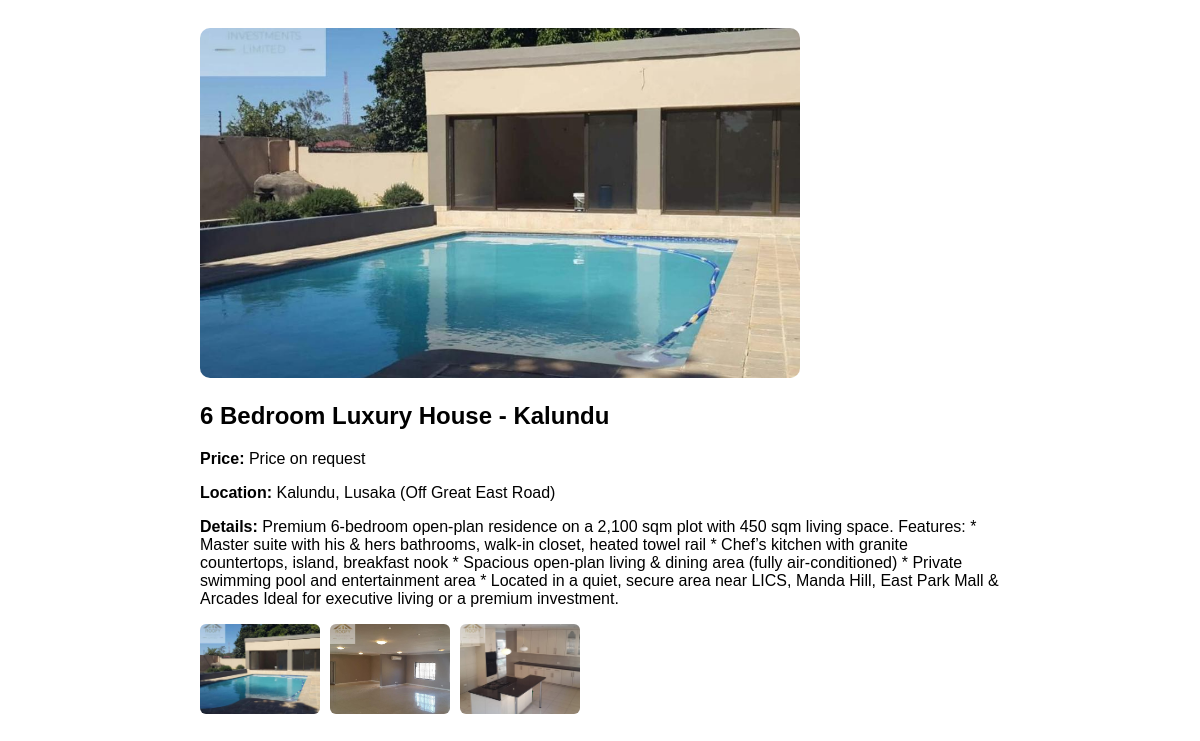
/property/5, run on the app's committed database.
### tables this page shows
CREATE TABLE properties (
    id INTEGER PRIMARY KEY AUTOINCREMENT,
    title TEXT,
    price TEXT,
    location TEXT,
    description TEXT,
    image TEXT,
    property_type TEXT
);

### app.py (the view)
@app.route("/property/<int:id>")
def property_detail(id):
    conn = sqlite3.connect("database.db")
    cursor = conn.cursor()
    cursor.execute("SELECT * FROM properties WHERE id = ?", (id,))
    property = cursor.fetchone()
    conn.close()
    if property is None:
        return "Property not found"
    if property[5]:
        images = [img.strip() for img in property[5].split(",")]
    else:
        images = []
    return render_template("property.html", property=property, images=images)

### templates/property.html (shortened to what this page needs)
<!DOCTYPE html>
<html lang="en">
<head>
</head>
<body>
<div class="container">
    <img id="mainImage"
         src="{{ url_for('static', filename='images/' + images[0]) }}"
         class="main-image">
    <h2>{{ property[1] }}</h2>
    <p><strong>Price:</strong> {{ property[2] }}</p>
    <p><strong>Location:</strong> {{ property[3] }}</p>
    <p><strong>Details:</strong> {{ property[4] }}</p>
    <div class="gallery">
        {% for img in images %}
            <img src="{{ url_for('static', filename='images/' + img) }}"
                 class="thumb"
                 onclick="changeImage(this)">
        {% endfor %}
    </div>
</div>
</body>
</html>

### templates/property.html (style rules this page uses)
body { font-family: Arial, sans-serif; padding: 20px; }
.main-image { width: 100%; max-width: 600px; height: 350px; object-fit: cover; border-radius: 10px; }
.gallery { display: flex; gap: 10px; margin-top: 15px; }
.thumb { width: 120px; height: 90px; object-fit: cover; border-radius: 6px; cursor: pointer; }
.container { max-width: 800px; margin: auto; }

### data on the page
properties: title "6 Bedroom Luxury House - Kalundu", price "Price on request", location "Kalundu, Lusaka (Off Great East Road)", description "Premium 6-bedroom open-plan residence on a 2,100 sqm plot with 450 sqm living space. Features: * Master suite with his & hers bathrooms, walk-in closet, heated towel rail * Chef’s kitchen with granite countertops, island, breakfast nook * Spacious open-plan living & dining area (fully air-conditioned) * Private swimming pool and entertainment area * Located in a quiet, secure area near LICS, Manda Hill, East Park Mall & Arcades Ideal for executive living or a premium investment."
